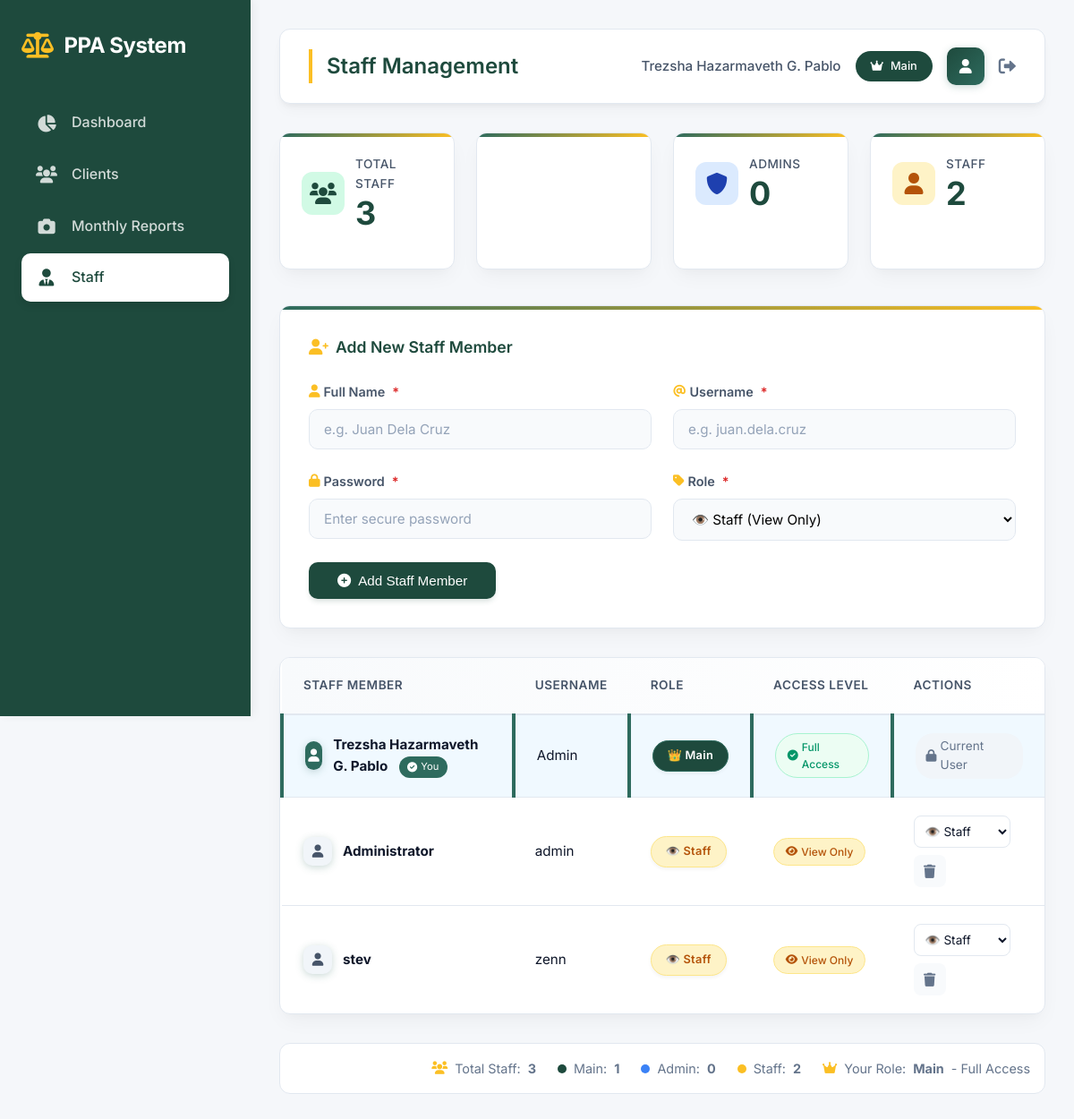
Screenshot of /staff_management.php (signed in) with the database file from the repository.
### tables this page shows
CREATE TABLE `staff` (
  `id` int(11) NOT NULL,
  `fullname` varchar(100) DEFAULT NULL,
  `username` varchar(50) DEFAULT NULL,
  `password` varchar(50) DEFAULT NULL,
  `role` varchar(20) DEFAULT NULL
);

### staff_management.php (the view, shortened to what this page needs)
<?php
include 'config/database.php';
$current_username = $_SESSION['username'];
$current_fullname = $_SESSION['fullname'] ?? 'User';
$current_role = $_SESSION['role'] ?? 'staff';
$can_manage_staff = ($current_role == 'main' || $current_role == 'admin');
$staff = mysqli_query($conn, "SELECT * FROM staff ORDER BY
    CASE role
        WHEN 'main' THEN 1
        WHEN 'admin' THEN 2
        ELSE 3
    END, fullname ASC");
?>
<!DOCTYPE html>
<html lang="en">
<head>
    <link rel="stylesheet" href="https://cdnjs.cloudflare.com/ajax/libs/font-awesome/6.0.0/css/all.min.css">
</head>
<body>
    <div class="app">
        <div class="sidebar" id="sidebar">
            <div class="logo">
                <i class="fas fa-scale-balanced"></i>
                <span>PPA System</span>
            </div>
            <nav>
                <a href="dashboard.php" class="nav-item">
                    <i class="fas fa-chart-pie"></i>
                    <span>Dashboard</span>
                </a>
                <a href="clients.php" class="nav-item">
                    <i class="fas fa-users"></i>
                    <span>Clients</span>
                </a>
                <a href="monthly_reports.php" class="nav-item">
                    <i class="fas fa-camera"></i>
                    <span>Monthly Reports</span>
                </a>
                <a href="staff_management.php" class="nav-item active">
                    <i class="fas fa-user-tie"></i>
                    <span>Staff</span>
                </a>
            </nav>
        </div>
        <div class="main">
            <div class="top-bar">
                <h1 class="page-title">Staff Management</h1>
                <div class="user-menu">
                    <span class="user-name"><?php echo htmlspecialchars($current_fullname); ?></span>
                    <span class="role-indicator">
                        <i class="fas fa-<?php echo $current_role == 'main' ? 'crown' : ($current_role == 'admin' ? 'shield' : 'eye'); ?>"></i>
                        <?php echo ucfirst($current_role); ?>
                    </span>
                    <div class="avatar">
                        <i class="fas fa-user"></i>
                    </div>
                    <a href="logout.php" class="logout-btn" title="Logout">
                        <i class="fas fa-sign-out-alt"></i>
                    </a>
                </div>
            </div>
            <?php
            $total_staff = mysqli_num_rows($staff);
            $main_count = 0;
            $admin_count = 0;
            $staff_count = 0;
            mysqli_data_seek($staff, 0);
            while($row = mysqli_fetch_assoc($staff)) {
                if($row['role'] == 'main') $main_count++;
                else if($row['role'] == 'admin') $admin_count++;
                else $staff_count++;
            }
            mysqli_data_seek($staff, 0);
            ?>
            <div class="stats-grid">
                <div class="stat-card">
                    <div class="stat-header">
                        <div class="stat-icon total">
                            <i class="fas fa-users"></i>
                        </div>
                        <div class="stat-content">
                            <div class="stat-label">Total Staff</div>
                            <div class="stat-value"><?php echo $total_staff; ?></div>
                        </div>
                    </div>
                </div>
                <div class="stat-card">
                    <div class="stat-header">
                    </div>
                </div>
                <div class="stat-card">
                    <div class="stat-header">
                        <div class="stat-icon admin">
                            <i class="fas fa-shield-alt"></i>
                        </div>
                        <div class="stat-content">
                            <div class="stat-label">Admins</div>
                            <div class="stat-value"><?php echo $admin_count; ?></div>
                        </div>
                    </div>
                </div>
                <div class="stat-card">
                    <div class="stat-header">
                        <div class="stat-icon staff">
                            <i class="fas fa-user"></i>
                        </div>
                        <div class="stat-content">
                            <div class="stat-label">Staff</div>
                            <div class="stat-value"><?php echo $staff_count; ?></div>
                        </div>
                    </div>
                </div>
            </div>
            <?php if($can_manage_staff): ?>
            <div class="add-section">
                <div class="section-title">
                    <i class="fas fa-user-plus"></i>
                    Add New Staff Member
                </div>
                <form method="POST">
                    <div class="form-grid">
                        <div class="form-group">
                            <label>
                                <i class="fas fa-user"></i>
                                Full Name <span class="required-star">*</span>
                            </label>
                            <input type="text" name="fullname" placeholder="e.g. Juan Dela Cruz" required>
                        </div>
                        <div class="form-group">
                            <label>
                                <i class="fas fa-at"></i>
                                Username <span class="required-star">*</span>
                            </label>
                            <input type="text" name="username" placeholder="e.g. juan.dela.cruz" required>
                        </div>
                        <div class="form-group">
                            <label>
                                <i class="fas fa-lock"></i>
                                Password <span class="required-star">*</span>
                            </label>
                            <input type="password" name="password" placeholder="Enter secure password" required>
                        </div>
                        <div class="form-group">
                            <label>
                                <i class="fas fa-tag"></i>
                                Role <span class="required-star">*</span>
                            </label>
                            <select name="role">
                                <option value="staff">👁️ Staff (View Only)</option>
                            </select>
                        </div>
                    </div>
                    <button type="submit" name="add_staff" class="btn">
                        <i class="fas fa-plus-circle"></i>
                        Add Staff Member
                    </button>
                </form>
            </div>
            <?php endif; ?>
            <div class="table-container">
                <table class="staff-table">
                    <thead>
                        <tr>
                            <th>Staff Member</th>
                            <th>Username</th>
                            <th>Role</th>
                            <th>Access Level</th>
                            <?php if($can_manage_staff): ?>
                            <th>Actions</th>
                            <?php endif; ?>
                        </tr>
                    </thead>
                    <tbody>
                        <?php
                        $counter = 0;
                        while($row = mysqli_fetch_assoc($staff)):
                            $counter++;
                            $is_current = ($row['username'] == $current_username);
                        ?>
                        <tr class="<?php echo $is_current ? 'current-user' : ''; ?>">
                            <td>
                                <div style="display: flex; align-items: center;">
                                    <div class="avatar" style="width: 32px; height: 32px; margin-right: 0.75rem; background: <?php echo $is_current ? 'var(--primary)' : '#f1f5f9'; ?>; color: <?php echo $is_current ? 'white' : 'var(--text-secondary)'; ?>;">
                                        <i class="fas fa-user" style="font-size: 0.9rem;"></i>
                                    </div>
                                    <div>
                                        <strong><?php echo htmlspecialchars($row['fullname']); ?></strong>
                                        <?php if($is_current): ?>
                                            <span class="you-badge">
                                                <i class="fas fa-check-circle"></i> You
                                            </span>
                                        <?php endif; ?>
                                    </div>
                                </div>
                            </td>
                            <td><?php echo htmlspecialchars($row['username']); ?></td>
                            <td>
                                <span class="role-badge role-<?php echo $row['role']; ?>">
                                    <?php
                                    $role_icons = [
                                        'main' => '👑',
                                        'admin' => '🛡️',
                                        'staff' => '👁️'
                                    ];
                                    echo $role_icons[$row['role']] . ' ' . ucfirst($row['role']);
                                    ?>
                                </span>
                            </td>
                            <td>
                                <?php if($row['role'] == 'main' || $row['role'] == 'admin'): ?>
                                    <span class="access-badge access-full">
                                        <i class="fas fa-check-circle"></i> Full Access
                                    </span>
                                <?php else: ?>
                                    <span class="access-badge access-view">
                                        <i class="fas fa-eye"></i> View Only
                                    </span>
                                <?php endif; ?>
                            </td>
                            <?php if($can_manage_staff): ?>
                            <td>
                                <div class="action-buttons">
                                    <?php if(!$is_current): ?>
                                        <form method="POST" style="display: inline;">
                                            <select name="new_role" class="role-select" onchange="this.form.submit()" style="margin-right: 0.5rem;">
                                                <option value="staff" <?php echo $row['role'] == 'staff' ? 'selected' : ''; ?>>👁️ Staff</option>
                                            </select>
                                        </form>
                                        <a href="?delete=<?php echo $row['id']; ?>" class="action-link delete" onclick="return confirm('⚠️ Are you sure you want to delete this staff member?\n\nName: <?php echo addslashes($row['fullname']); ?>\nRole: <?php echo $row['role']; ?>\n\nThis action cannot be undone!')">
                                            <i class="fas fa-trash"></i>
                                        </a>
                                    <?php else: ?>
                                        <span class="current-user-indicator">
                                            <i class="fas fa-lock"></i> Current User
                                        </span>
                                    <?php endif; ?>
                                </div>
                            </td>
                            <?php endif; ?>
                        </tr>
                        <?php endwhile; ?>
                    </tbody>
                </table>
            </div>
            <div class="staff-summary">
                <span class="summary-item">
                    <i class="fas fa-users"></i>
                    Total Staff: <strong><?php echo $counter; ?></strong>
                </span>
                <span class="summary-item">
                    <span class="summary-badge badge-main"></span>
                    Main: <strong><?php echo $main_count; ?></strong>
                </span>
                <span class="summary-item">
                    <span class="summary-badge badge-admin"></span>
                    Admin: <strong><?php echo $admin_count; ?></strong>
                </span>
                <span class="summary-item">
                    <span class="summary-badge badge-staff"></span>
                    Staff: <strong><?php echo $staff_count; ?></strong>
                </span>
                <span class="summary-item">
                    <i class="fas fa-<?php echo $current_role == 'main' ? 'crown' : ($current_role == 'admin' ? 'shield' : 'eye'); ?>"></i>
                    Your Role: <strong><?php echo ucfirst($current_role); ?></strong> -
                    <?php echo $can_manage_staff ? 'Full Access' : 'View Only'; ?>
                </span>
            </div>
        </div>
    </div>
</body>
</html>

### rows the page displays
staff: fullname "Trezsha Hazarmaveth G. Pablo", shows "You", username "Admin", role "👑", role "Main", shows "Full Access", shows "Current User"
staff: fullname "Administrator", username "admin", role "👁️", role "Staff", shows "View Only", new_role "👁️ Staff"
staff: fullname "stev", username "zenn", role "👁️", role "Staff", shows "View Only", new_role "👁️ Staff"

### other values shown
$current_fullname "Trezsha Hazarmaveth G. Pablo"
$current_role "Main"
$total_staff "3"
$admin_count "0"
$staff_count "2"
$counter "3"
$main_count "1"
